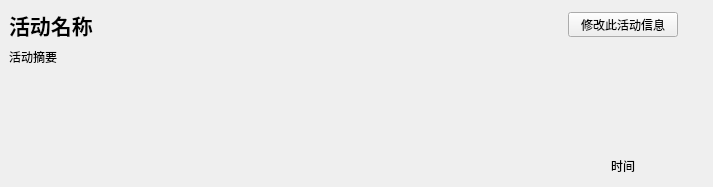
<?xml version="1.0" encoding="UTF-8"?>
<ui version="4.0">
 <class>ChildActivityItem</class>
 <widget class="QWidget" name="ChildActivityItem">
  <property name="geometry">
   <rect>
    <x>0</x>
    <y>0</y>
    <width>713</width>
    <height>187</height>
   </rect>
  </property>
  <property name="windowTitle">
   <string>Form</string>
  </property>
  <layout class="QGridLayout" name="gridLayout_2">
   <property name="leftMargin">
    <number>0</number>
   </property>
   <property name="topMargin">
    <number>0</number>
   </property>
   <property name="rightMargin">
    <number>0</number>
   </property>
   <property name="bottomMargin">
    <number>0</number>
   </property>
   <property name="spacing">
    <number>0</number>
   </property>
   <item row="0" column="0">
    <widget class="QWidget" name="widget" native="true">
     <layout class="QGridLayout" name="gridLayout">
      <item row="0" column="0" colspan="2">
       <widget class="QLabel" name="label_activity_name">
        <property name="sizePolicy">
         <sizepolicy hsizetype="Fixed" vsizetype="Preferred">
          <horstretch>0</horstretch>
          <verstretch>0</verstretch>
         </sizepolicy>
        </property>
        <property name="minimumSize">
         <size>
          <width>240</width>
          <height>0</height>
         </size>
        </property>
        <property name="maximumSize">
         <size>
          <width>240</width>
          <height>16777215</height>
         </size>
        </property>
        <property name="font">
         <font>
          <pointsize>16</pointsize>
          <weight>75</weight>
          <bold>true</bold>
         </font>
        </property>
        <property name="text">
         <string>活动名称</string>
        </property>
       </widget>
      </item>
      <item row="0" column="2">
       <spacer name="horizontalSpacer">
        <property name="orientation">
         <enum>Qt::Horizontal</enum>
        </property>
        <property name="sizeHint" stdset="0">
         <size>
          <width>200</width>
          <height>20</height>
         </size>
        </property>
       </spacer>
      </item>
      <item row="0" column="3">
       <widget class="QPushButton" name="pushButton_update">
        <property name="minimumSize">
         <size>
          <width>110</width>
          <height>25</height>
         </size>
        </property>
        <property name="maximumSize">
         <size>
          <width>110</width>
          <height>25</height>
         </size>
        </property>
        <property name="text">
         <string>修改此活动信息</string>
        </property>
       </widget>
      </item>
      <item row="0" column="4">
       <spacer name="horizontalSpacer_2">
        <property name="orientation">
         <enum>Qt::Horizontal</enum>
        </property>
        <property name="sizeType">
         <enum>QSizePolicy::Fixed</enum>
        </property>
        <property name="sizeHint" stdset="0">
         <size>
          <width>20</width>
          <height>20</height>
         </size>
        </property>
       </spacer>
      </item>
      <item row="1" column="0" colspan="4">
       <widget class="QLabel" name="label_activity_abstract">
        <property name="text">
         <string>活动摘要</string>
        </property>
       </widget>
      </item>
      <item row="1" column="4">
       <spacer name="horizontalSpacer_3">
        <property name="orientation">
         <enum>Qt::Horizontal</enum>
        </property>
        <property name="sizeType">
         <enum>QSizePolicy::Fixed</enum>
        </property>
        <property name="sizeHint" stdset="0">
         <size>
          <width>20</width>
          <height>20</height>
         </size>
        </property>
       </spacer>
      </item>
      <item row="2" column="0">
       <spacer name="verticalSpacer">
        <property name="orientation">
         <enum>Qt::Vertical</enum>
        </property>
        <property name="sizeHint" stdset="0">
         <size>
          <width>20</width>
          <height>70</height>
         </size>
        </property>
       </spacer>
      </item>
      <item row="2" column="2">
       <spacer name="verticalSpacer_3">
        <property name="orientation">
         <enum>Qt::Vertical</enum>
        </property>
        <property name="sizeHint" stdset="0">
         <size>
          <width>20</width>
          <height>70</height>
         </size>
        </property>
       </spacer>
      </item>
      <item row="2" column="3">
       <spacer name="verticalSpacer_2">
        <property name="orientation">
         <enum>Qt::Vertical</enum>
        </property>
        <property name="sizeHint" stdset="0">
         <size>
          <width>20</width>
          <height>70</height>
         </size>
        </property>
       </spacer>
      </item>
      <item row="3" column="3" colspan="2">
       <widget class="QLabel" name="label_created_time">
        <property name="minimumSize">
         <size>
          <width>110</width>
          <height>0</height>
         </size>
        </property>
        <property name="maximumSize">
         <size>
          <width>110</width>
          <height>16777215</height>
         </size>
        </property>
        <property name="text">
         <string>时间</string>
        </property>
        <property name="alignment">
         <set>Qt::AlignCenter</set>
        </property>
       </widget>
      </item>
      <item row="3" column="0" colspan="3">
       <spacer name="horizontalSpacer_5">
        <property name="orientation">
         <enum>Qt::Horizontal</enum>
        </property>
        <property name="sizeHint" stdset="0">
         <size>
          <width>511</width>
          <height>24</height>
         </size>
        </property>
       </spacer>
      </item>
     </layout>
    </widget>
   </item>
  </layout>
 </widget>
 <resources/>
 <connections/>
</ui>
